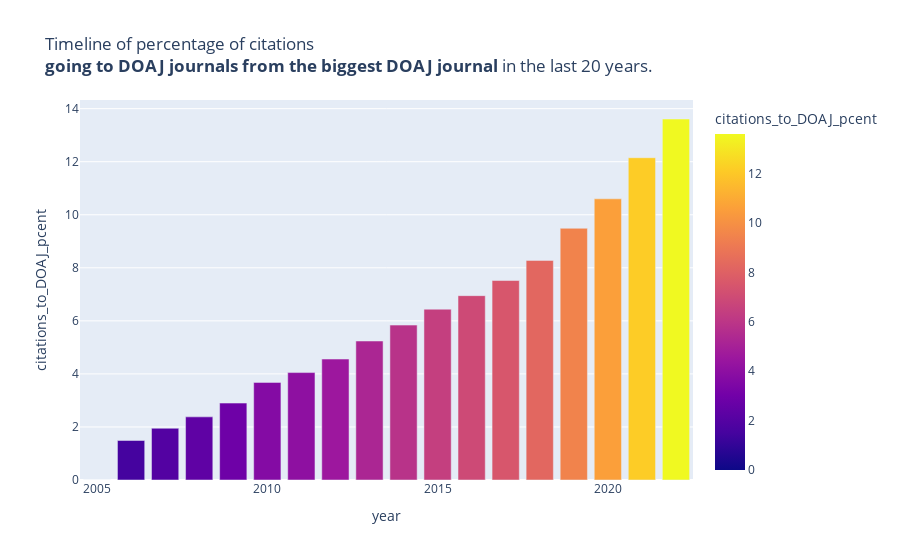

The notebook cell saved with this chart:
### Code cell
citto_jrnl_fig = px.bar(final_df_journal_1[-20:-2], x='year', y='citations_to_DOAJ_pcent', 
             hover_data=['citations_to_DOAJ_pcent'],
             title='Timeline of percentage of citations <br><b>going to DOAJ journals from the biggest DOAJ journal</b> in the last 20 years.', 
             color='citations_to_DOAJ_pcent',
             height=600)
citto_jrnl_fig.show()

### Figure 1 — Plotly figure (JSON) as saved in the notebook; plotly's stock layout.template omitted (floating-point values rounded to 4 significant figures)
{"data": [{"alignmentgroup": "True", "hovertemplate": "year=%{x}<br>citations_to_DOAJ_pcent=%{marker.color}<extra></extra>", "legendgroup": "", "marker": {"color": [0, 1.49, 1.95, 2.38, 2.9, 3.68, 4.05, 4.56, 5.24, 5.84, 6.44, 6.95, 7.52, 8.28, 9.49, 10.6, 12.15, 13.61], "coloraxis": "coloraxis", "pattern": {"shape": ""}}, "name": "", "offsetgroup": "", "orientation": "v", "showlegend": false, "textposition": "auto", "type": "bar", "x": [2005, 2006, 2007, 2008, 2009, 2010, 2011, 2012, 2013, 2014, 2015, 2016, 2017, 2018, 2019, 2020, 2021, 2022], "xaxis": "x", "y": [0, 1.49, 1.95, 2.38, 2.9, 3.68, 4.05, 4.56, 5.24, 5.84, 6.44, 6.95, 7.52, 8.28, 9.49, 10.6, 12.15, 13.61], "yaxis": "y"}], "layout": {"autosize": true, "barmode": "relative", "coloraxis": {"colorbar": {"title": {"text": "citations_to_DOAJ_pcent"}}, "colorscale": [[0, "#0d0887"], [0.1111, "#46039f"], [0.2222, "#7201a8"], [0.3333, "#9c179e"], [0.4444, "#bd3786"], [0.5556, "#d8576b"], [0.6667, "#ed7953"], [0.7778, "#fb9f3a"], [0.8889, "#fdca26"], [1, "#f0f921"]]}, "legend": {"tracegroupgap": 0}, "title": {"text": "Timeline of percentage of citations <br><b>going to DOAJ journals from the biggest DOAJ journal</b> in the last 20 years."}, "xaxis": {"anchor": "y", "autorange": true, "domain": [0, 1], "range": [2004.0, 2022.0], "title": {"text": "year"}, "type": "linear"}, "yaxis": {"anchor": "x", "autorange": true, "domain": [0, 1], "range": [0, 14.33], "title": {"text": "citations_to_DOAJ_pcent"}, "type": "linear"}}}
